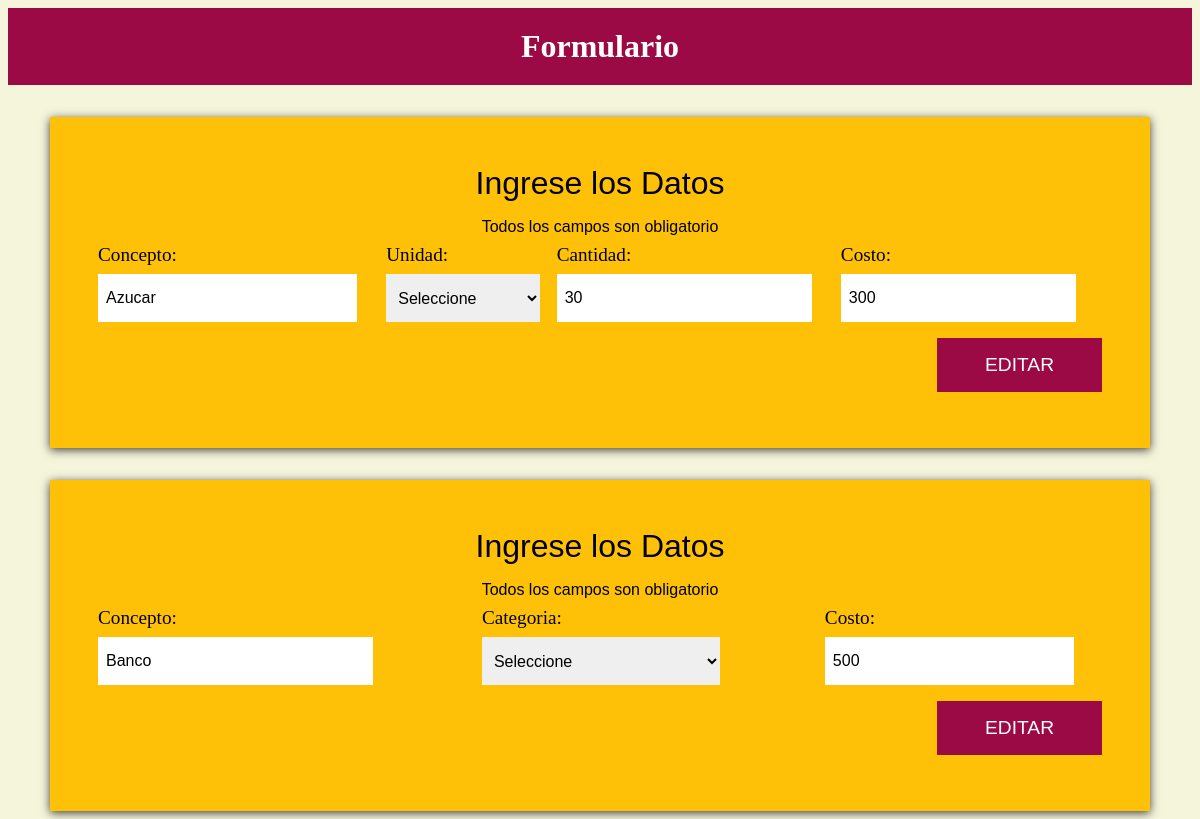
Page /update.php?id=4 on the committed database.
### tables this page shows
CREATE TABLE `costos` (
  `id` int(11) NOT NULL,
  `concepto` varchar(45) NOT NULL,
  `opciones` varchar(45) NOT NULL,
  `cantidad` float NOT NULL,
  `costo` float NOT NULL,
  `fecha` timestamp NOT NULL DEFAULT current_timestamp() ON UPDATE current_timestamp(),
  `total` float NOT NULL
);

CREATE TABLE `activo` (
  `id` int(11) NOT NULL,
  `concepto` varchar(45) NOT NULL,
  `categoria` varchar(45) NOT NULL,
  `costo` float NOT NULL,
  `fecha` timestamp NOT NULL DEFAULT current_timestamp() ON UPDATE current_timestamp(),
  `total` float NOT NULL
);

### update.php (the view, shortened to what this page needs)
<?php
    include_once 'conexion.php';
    if(isset($_GET['id'])){
        $id=(int) $_GET['id'];
        $buscar_id=$conn->prepare('SELECT * FROM costos WHERE id=:id LIMIT 1');
        $buscar_id->execute(array(
            ':id'=>$id
        ));
        $resultado = $buscar_id->fetch();
    }else{
        header('Location: index.php');
    }
    if(isset($_GET['id'])){
        $id=(int) $_GET['id'];
        $buscar_id=$conn->prepare('SELECT * FROM activo WHERE id=:id LIMIT 1');
        $buscar_id->execute(array(
            ':id'=>$id
        ));
        $resultadoA = $buscar_id->fetch();
    }else{
        header('Location: index.php');
    }
?>
<!DOCTYPE html>
<html lang="en">
<head>
    <link rel="stylesheet" href="css/estilos.css">
</head>
<body>
<div class="contenedor-barra">
        <h1>Formulario</h1>
    </div>
    <div class="bg-amarillo contenedor sombra">
        <form id="materia" action="" method="post">
            <Legend>Ingrese los Datos <span>Todos los campos son obligatorio</span> </Legend>
            <div class="campos">
                    <div class="campo">
                        <label for="concepto">Concepto:</label>
                        <input type="text" value="<?php if($resultado) echo $resultado['concepto']; ?>"
                            name="concepto"  required="required"
                        >
                    </div>
                    <div class="campo">
                        <label for="opciones">Unidad:</label>
                        <select name="opciones" required="required" value="<?php if($resultado) echo $resultado['opciones']; ?>">
                            <option value="" disbled selected>Seleccione</option>
                        </select>
                    </div>
                    <div class="campo">
                        <label for="cantidad">Cantidad:</label>
                        <input type="number"  value="<?php if($resultado) echo $resultado['cantidad']; ?>" name="cantidad"  required="required">
                    </div>
                    <div class="campo">
                        <label for="costo">Costo:</label>
                        <input type="number" value="<?php if($resultado) echo $resultado['costo']; ?>" name="costo"  required="required">
                    </div>
    </div>
        <div class="campo enviar">
                 <input type="submit" name="btn_update" value="Editar">
        </div>
        </form>
    </div>
    <div class="bg-amarillo contenedor sombra">
        <form id="materia" action="" method="post">
            <Legend>Ingrese los Datos <span>Todos los campos son obligatorio</span> </Legend>
            <div class="campos">
                    <div class="campo">
                        <label for="concepto">Concepto:</label>
                        <input type="text" value="<?php if($resultadoA) echo $resultadoA['concepto']; ?>"
                            name="concepto"  required="required"
                        >
                    </div>
                    <div class="campo">
                        <label for="opciones">Categoria:</label>
                        <select name="categoria" required="required" value="<?php if($categoria) echo $resultadoA['categoria']; ?>">
                            <option value="" disbled selected>Seleccione</option>
                        </select>
                    </div>
                    <div class="campo">
                        <label for="costo">Costo:</label>
                        <input type="number" value="<?php if($resultadoA) echo $resultadoA['costo']; ?>" name="costo"  required="required">
                    </div>
    </div>
        <div class="campo enviar">
                 <input type="submit" name="btn_updateA" value="Editar">
        </div>
        </form>
    </div>
</body>
</html>

### css/estilos.css (style rules this page uses)
html { box-sizing: border-box; }
*, *:before, *:after { box-sizing: inherit; }
body { background-color: beige; }
.contenedor { max-width: 1100px; margin: 0 auto; }
.bg-amarillo { background-color: #ffc107; }
.sombra { -webkit-box-shadow: 0px 2px 9px 0px rgba(0,0,0,0.75); -moz-box-shadow: 0px 2px 9px 0px rgba(0,0,0,0.75); box-shadow: 0px 2px 9px 0px rgba(0,0,0,0.75); }
h1, h2 { text-align: center; margin: 0; }
.contenedor-barra { background-color: rgb(156, 10, 69); }
h1 { padding: 20px; color: white; }
form { padding: 3rem; margin-top: 2rem; }
legend { font-family: Arial, Helvetica, sans-serif; font-size: 2rem; text-align: center; }
legend span { font-size: 1rem; margin-top: 1rem; clear: both; display: block; }
.campos { display: flex; justify-content: space-between; }
.campo { flex: 0 0 calc(33.3% -1rem); padding: .5rem 0; }
.campo label { font-size: 1.2rem; }
.campo input[type="text"], .campo input[type="number"], .campo select { width: 90%; border: none; padding: .5rem; height: 3rem; margin-top: .5rem; font-size: 1rem; }
.enviar { display: flex; justify-content: flex-end; }
.campo input[type="submit"] { background-color: rgb(156, 10, 69); border: none; color: white; padding: 1rem 3rem; text-transform: uppercase; font-size: 1.2rem; }

### rows in the picture
costos: concepto "Azucar", cantidad "30", costo "300"
activo: concepto "Banco", costo "500"
